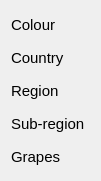
         <widget class="QWidget" name="verticalLayoutWidget">
          <property name="geometry">
           <rect>
            <x>400</x>
            <y>210</y>
            <width>101</width>
            <height>181</height>
           </rect>
          </property>
          <property name="font">
           <font>
            <pointsize>11</pointsize>
           </font>
          </property>
          <layout class="QVBoxLayout" name="verticalLayout">
           <item>
            <widget class="QLabel" name="label_7">
             <property name="font">
              <font>
               <family>Arial</family>
               <pointsize>11</pointsize>
              </font>
             </property>
             <property name="text">
              <string>Colour</string>
             </property>
            </widget>
           </item>
           <item>
            <widget class="QLabel" name="label_3">
             <property name="font">
              <font>
               <family>Arial</family>
               <pointsize>11</pointsize>
              </font>
             </property>
             <property name="text">
              <string>Country</string>
             </property>
            </widget>
           </item>
           <item>
            <widget class="QLabel" name="label_4">
             <property name="font">
              <font>
               <family>Arial</family>
               <pointsize>11</pointsize>
              </font>
             </property>
             <property name="text">
              <string>Region</string>
             </property>
            </widget>
           </item>
           <item>
            <widget class="QLabel" name="label_5">
             <property name="font">
              <font>
               <family>Arial</family>
               <pointsize>11</pointsize>
              </font>
             </property>
             <property name="text">
              <string>Sub-region</string>
             </property>
            </widget>
           </item>
           <item>
            <widget class="QLabel" name="label_2">
             <property name="font">
              <font>
               <family>Arial</family>
               <pointsize>11</pointsize>
              </font>
             </property>
             <property name="text">
              <string>Grapes</string>
             </property>
            </widget>
           </item>
          </layout>
         </widget>
